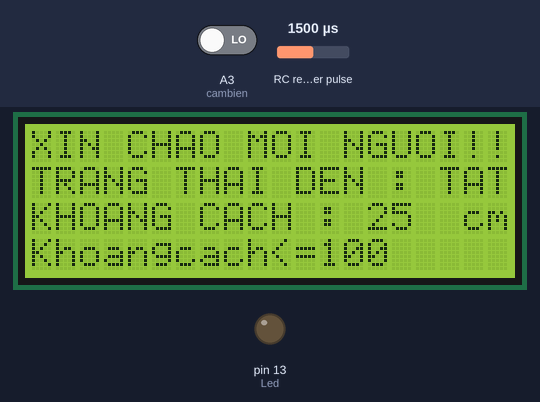
The sketch below on a simulated Arduino Uno, built with avr-gcc and run on an emulated ATmega328P. Shown: 20×4 character LCD, output pins drawn as LEDs (lit = HIGH). Wiring (inferred from the names in the program): RC receiver channel: data pin 10. The inputs (shaded band) are chosen by the test bench; at power-on: A3 (cambien) LOW, RC receiver pulse 1500 µs. Pins used as bus, display or sensor lines are not drawn; what the sketch prints to the serial monitor is not drawn.

Above: at 1.2 s.
1.3 s: A3 (cambien) driven HIGH
At 2.1 s:
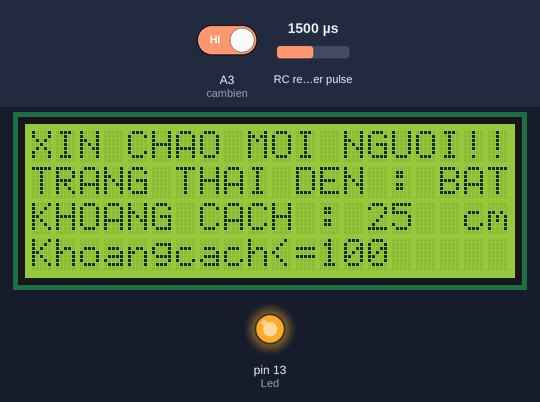
3.0 s: RC receiver pulse (sensor on pin 10) set to 1020 µs
At 4.2 s:
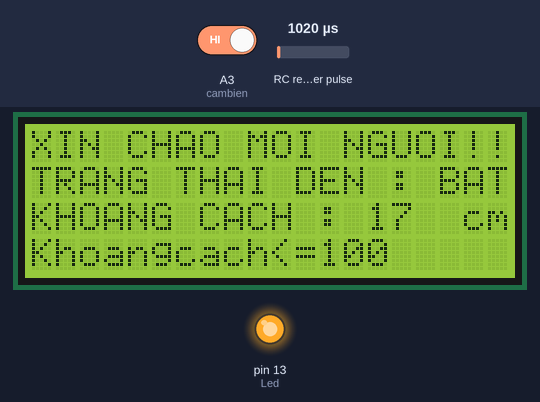
5.1 s: RC receiver pulse (sensor on pin 10) set to 1250 µs
At 6.3 s:
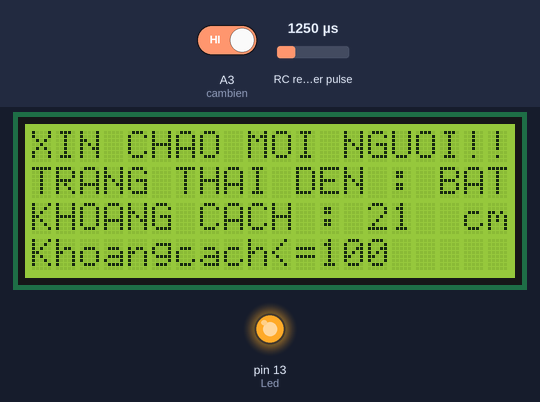
7.2 s: A3 (cambien) driven LOW
At 8.3 s:
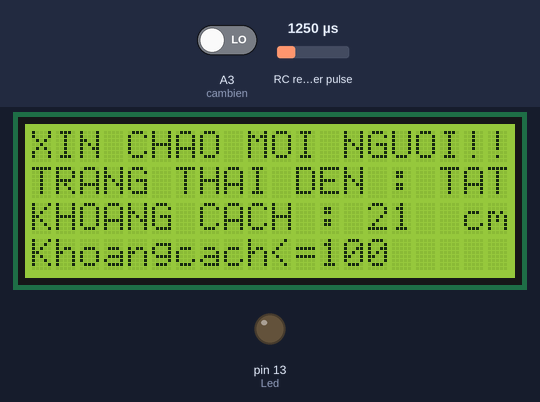
9.2 s: RC receiver pulse (sensor on pin 10) set to 1750 µs
At 10.1 s:
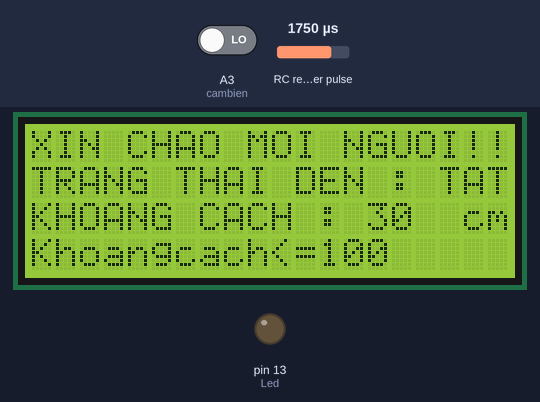
Timing chart, 0 to 11.9 s (numbered marks = the images above; inputs shaded):
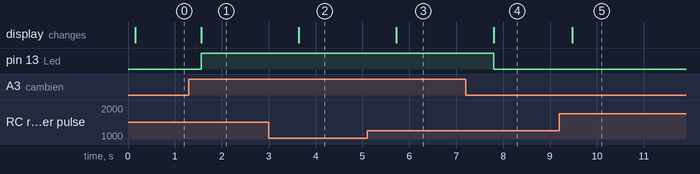

The sketch:

Do_An_I.ino
```cpp
#define chanphat 11            // định nghĩa cho chân phát
#define chanthu 10             // định nghĩa cho chân thu
#include <Wire.h>;
#include <LiquidCrystal_I2C.h> // thư viện chuẩn để kết nối với màn hình LCD theo giao thức I2C
LiquidCrystal_I2C lcd(0x27,20,4);
int cambien = A3;              // khai báo chân digital 12 cho cảm biến anh sáng
int thoigian;

unsigned int khoangcach;     // khai báo biến
int Led = 13;                  //kháo báo chân digital 13 cho đèn LED

void setup ()
{
Serial.begin(9600);
lcd.init();                    //cho phép arduino sử dụng mà hình
lcd.backlight();               //bật đền nền
pinMode(chanphat , OUTPUT);    // chân phát cao
pinMode(chanthu , INPUT);      // chân thu thấp
pinMode(Led,OUTPUT);           //pinMode xuất tín hiệu đầu ra cho led
pinMode(cambien,INPUT);        //pinMode nhận tín hiệu đầu vào cho cảm biê

}

void loop ()
{
int a = digitalRead(cambien);  //lưu giá trị cảm biến vào biến value
digitalWrite(chanphat,HIGH);   // bật
delayMicroseconds(10);         // thời gian giữa 2 lần phát tần số
digitalWrite(chanphat,LOW);    // tắt
thoigian=pulseIn(chanthu,HIGH);// hàm đến thời gian từ khi chân phát đến khi chân thu nhận được
khoangcach=0.0344*(thoigian/2);
lcd.setCursor(0,1);            //khởi tạo vị trí màn hình sử dụng
lcd.print("TRANG THAI DEN :");
lcd.setCursor(0,2);
lcd.print("KHOANG CACH :");
lcd.setCursor(14,2);
lcd.print("     ");
lcd.setCursor(14,2);
lcd.print(khoangcach);
lcd.setCursor(18,2);
lcd.print("cm");
Serial.print(khoangcach);
Serial.println("cm");
lcd.setCursor(0,0);
lcd.print("XIN CHAO MOI NGUOI!!");
lcd.setCursor(0,3);
lcd.print("Khoangcach<=100");
if(a != 0 &&khoangcach<100)
{
lcd.setCursor(17,1);
lcd.print("BAT");
digitalWrite(Led,HIGH);       //xuất giá trị ra đèn LED
delay(2000);
}
else
{

lcd.setCursor(17,1);
lcd.print("TAT");
    digitalWrite(Led,LOW);
    delay(200);
}
}
```

Measured:
- after the input at 1.3 s, pin 13 (Led): LOW → HIGH after 0.26 s; the display: changes after 0.26 s (image 1)
- after the input at 3.0 s, the display: changes after 0.64 s (image 2)
- after the input at 5.1 s, the display: changes after 0.62 s (image 3)
- after the input at 7.2 s, pin 13 (Led): HIGH → LOW after 0.60 s; the display: changes after 0.60 s (image 4)
- after the input at 9.2 s, the display: changes after 0.28 s (image 5)
